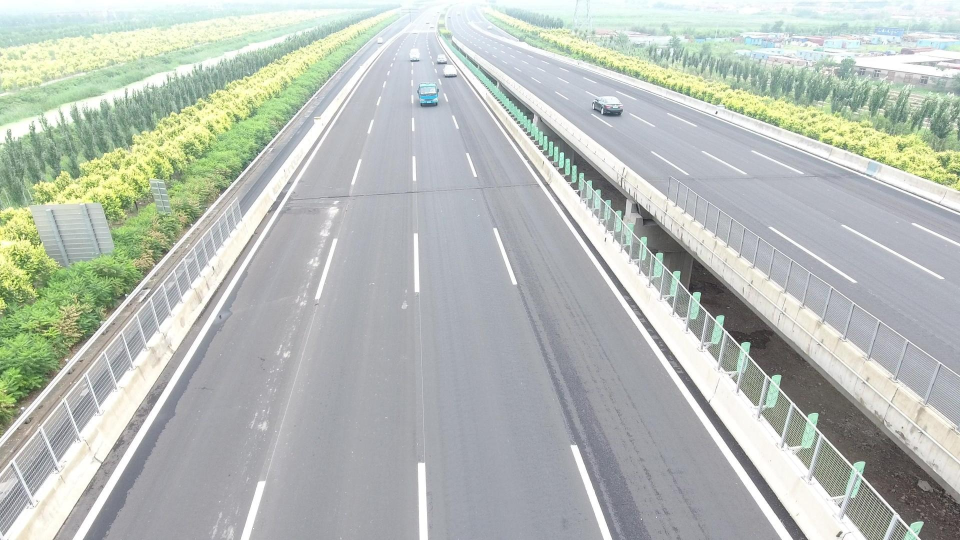
#> input picture akya-day2/data/images/img_000267.jpg, 1920 x 1080 px (shown at 1/2 size)
$ python -i make_scene_holdout_v2.py   (imports and definitions only)
#> lines starting #> are read from the running program, lines starting #| are printed output that depends on the picture
"""Build splits/scene_holdout_v2: v1's scene groups, re-selected to match the test set per stratum.

v1 matched the test resolution mix but also forced the global class mix to equal train's, which
pulled low-bus 1400x788 scenes into validation. v2 keeps v1's scene groups unchanged and picks
1,295 validation images so that every resolution x {dark, light} stratum gets its test share,
and inside each stratum the validation images mirror the labelled pool's class, density and
object-scale mix. No global class-share constraint is imposed.

Writes splits/scene_holdout_v2/{train.txt, val.txt, groups.csv, val_strata.csv, metadata.json, README.md}.
Image features are cached in furkan/outputs/cache/ (gitignored); pass --recompute to rebuild.

Usage: python furkan/src/make_scene_holdout_v2.py   (from the repo root; needs pulp<3.1 for bundled CBC)
"""
import argparse
import hashlib
import json
import math
import os
import time
from concurrent.futures import ProcessPoolExecutor
from datetime import date
from pathlib import Path

import numpy as np
import pandas as pd
import pulp
from PIL import Image

ROOT = Path(__file__).resolve().parents[2]
DATA = ROOT / "data"
V1 = ROOT / "splits/scene_holdout_v1"
OUT = ROOT / "splits/scene_holdout_v2"
CACHE = ROOT / "furkan/outputs/cache/image_features_v2.csv"

CLASSES = ["car", "van", "truck", "bus"]
SEED = 42
N_VAL = 1295
DARK_THRESHOLD = 55
TIME_LIMIT = 120
BANDS = [0.03, 0.06]
MAX_VAL_FRACTION = 0.5  # no stratum may give more than half its labelled images to validation
DENSITY_BINS = [("density_0", 0, 0), ("density_1_10", 1, 10), ("density_11_30", 11, 30),
                ("density_31_60", 31, 60), ("density_61_plus", 61, 10**9)]
AREA_BINS = ["median_area_q1", "median_area_q2", "median_area_q3", "median_area_q4"]
FEATURES = ([f"boxes_{c}" for c in CLASSES] + [f"has_{c}" for c in CLASSES] + ["background"]
            + [b[0] for b in DENSITY_BINS] + AREA_BINS)
V1_DARK = {"train": 666, "validation": 251, "test": 411}
FOCUS = "1400x788"


# ---------------------------------------------------------------- image features

def image_features(path):
    raw = Path(path).read_bytes()
    with Image.open(path) as im:
#> im is the input picture: PIL image 1920x1080 RGB; mean R, G, B 183, 189.3, 182.7
        w, h = im.size
#> w = 1920; h = 1080
        gray = im.convert("L")
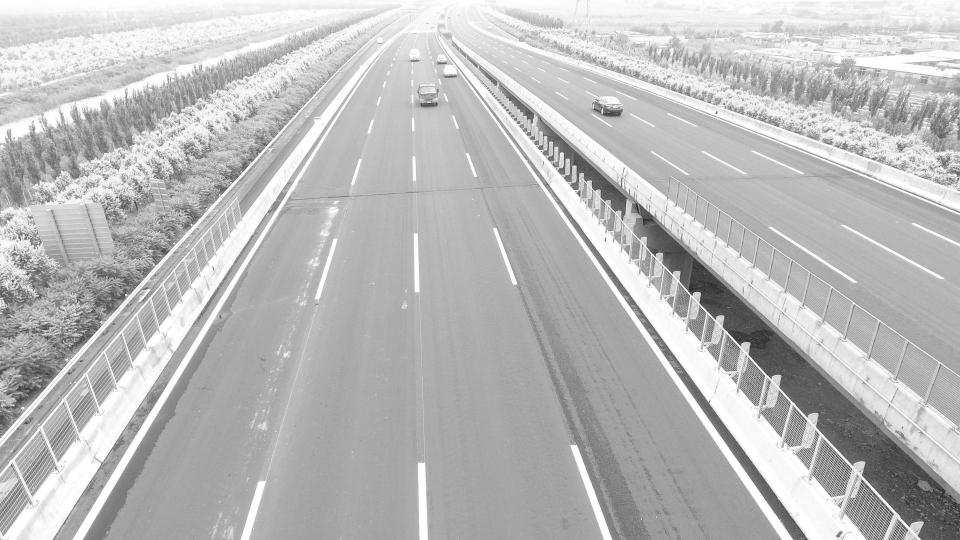
#> gray: PIL image 1920x1080 L (shown at 1/2 size); min 21, max 255, mean 186.6
    brightness = float(np.asarray(gray.resize((64, 64), Image.BILINEAR), dtype=np.float64).mean())
#> brightness = 186.6
    d = np.asarray(gray.resize((9, 8), Image.LANCZOS), dtype=np.int16)  # 9x8 -> 8x8 = 64 bits
    bits = (d[:, 1:] > d[:, :-1]).flatten()
    dhash = int.from_bytes(np.packbits(bits).tobytes(), "big")
#> dhash = 3552468513428153410
    return Path(path).stem, w, h, brightness, f"{dhash:016x}", hashlib.sha1(raw).hexdigest()


# [184 lines left out: functions load_features, add_strata, load_annotations, image_label_table, capped_targets, solve and 4 more, not called in this run]


def sha256(path):
    return hashlib.sha256(path.read_bytes()).hexdigest()


def pct(v):
    return "–" if v is None else f"{100 * v:.1f}%"


# ---------------------------------------------------------------- main

# [309 lines left out: functions main, write_readme, print_report, not called in this run]


# [2 lines not run here, left out]

>>> result = image_features('../../../akya-day2/data/images/img_000267.jpg')
#> result = ('img_000267', 1920, 1080, 186.6, '314ce74a8aa52442', 'cc17bfe3121fef47ba170c0a268d71b2c013d70b')
